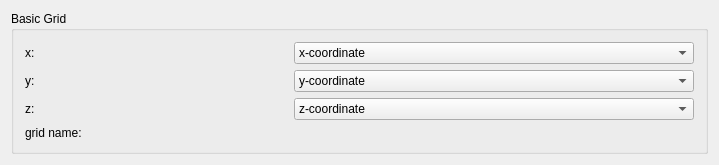
<ui version="4.0" >
 <comment>Python:from ChangeIndicatedLE import ChangeIndicatedLE</comment>
 <class>Basic3DGridBase</class>
 <widget class="QWidget" name="Basic3DGridBase" >
  <property name="geometry" >
   <rect>
    <x>0</x>
    <y>0</y>
    <width>710</width>
    <height>165</height>
   </rect>
  </property>
  <property name="sizePolicy" >
   <sizepolicy vsizetype="Fixed" hsizetype="Fixed" >
    <horstretch>0</horstretch>
    <verstretch>0</verstretch>
   </sizepolicy>
  </property>
  <property name="windowTitle" >
   <string>Basic3DGrid</string>
  </property>
  <layout class="QGridLayout" name="gridLayout" >
   <item row="0" column="0" >
    <widget class="QGroupBox" name="groupBox" >
     <property name="sizePolicy" >
      <sizepolicy vsizetype="Fixed" hsizetype="Fixed" >
       <horstretch>0</horstretch>
       <verstretch>0</verstretch>
      </sizepolicy>
     </property>
     <property name="title" >
      <string>Basic Grid</string>
     </property>
     <layout class="QVBoxLayout" name="verticalLayout" >
      <item>
       <layout class="QHBoxLayout" name="horizontalLayout" >
        <item>
         <widget class="QLabel" name="gridXTextLabel" >
          <property name="minimumSize" >
           <size>
            <width>263</width>
            <height>0</height>
           </size>
          </property>
          <property name="text" >
           <string>x:</string>
          </property>
          <property name="wordWrap" >
           <bool>false</bool>
          </property>
         </widget>
        </item>
        <item>
         <widget class="QComboBox" name="gridXComboBox" >
          <property name="sizePolicy" >
           <sizepolicy vsizetype="Fixed" hsizetype="MinimumExpanding" >
            <horstretch>0</horstretch>
            <verstretch>0</verstretch>
           </sizepolicy>
          </property>
          <property name="minimumSize" >
           <size>
            <width>400</width>
            <height>0</height>
           </size>
          </property>
          <item>
           <property name="text" >
            <string>x-coordinate</string>
           </property>
          </item>
         </widget>
        </item>
       </layout>
      </item>
      <item>
       <layout class="QHBoxLayout" name="horizontalLayout_2" >
        <item>
         <widget class="QLabel" name="gridYTextLabel" >
          <property name="minimumSize" >
           <size>
            <width>263</width>
            <height>0</height>
           </size>
          </property>
          <property name="text" >
           <string>y:</string>
          </property>
          <property name="wordWrap" >
           <bool>false</bool>
          </property>
         </widget>
        </item>
        <item>
         <widget class="QComboBox" name="gridYComboBox" >
          <property name="sizePolicy" >
           <sizepolicy vsizetype="Fixed" hsizetype="MinimumExpanding" >
            <horstretch>0</horstretch>
            <verstretch>0</verstretch>
           </sizepolicy>
          </property>
          <item>
           <property name="text" >
            <string>y-coordinate</string>
           </property>
          </item>
         </widget>
        </item>
       </layout>
      </item>
      <item>
       <layout class="QHBoxLayout" name="horizontalLayout_3" >
        <item>
         <widget class="QLabel" name="gridYTextLabel_3" >
          <property name="minimumSize" >
           <size>
            <width>263</width>
            <height>0</height>
           </size>
          </property>
          <property name="text" >
           <string>z:</string>
          </property>
          <property name="wordWrap" >
           <bool>false</bool>
          </property>
         </widget>
        </item>
        <item>
         <widget class="QComboBox" name="gridZComboBox" >
          <property name="sizePolicy" >
           <sizepolicy vsizetype="Fixed" hsizetype="MinimumExpanding" >
            <horstretch>0</horstretch>
            <verstretch>0</verstretch>
           </sizepolicy>
          </property>
          <item>
           <property name="text" >
            <string>z-coordinate</string>
           </property>
          </item>
         </widget>
        </item>
       </layout>
      </item>
      <item>
       <layout class="QHBoxLayout" name="horizontalLayout_4" >
        <item>
         <widget class="QLabel" name="gridNameLabel" >
          <property name="minimumSize" >
           <size>
            <width>263</width>
            <height>0</height>
           </size>
          </property>
          <property name="text" >
           <string>grid name:</string>
          </property>
          <property name="wordWrap" >
           <bool>false</bool>
          </property>
         </widget>
        </item>
        <item>
         <widget class="ChangeIndicatedLE" native="1" name="gridNameLineEdit" >
          <property name="minimumSize" >
           <size>
            <width>400</width>
            <height>0</height>
           </size>
          </property>
         </widget>
        </item>
       </layout>
      </item>
     </layout>
    </widget>
   </item>
  </layout>
 </widget>
 <layoutdefault spacing="6" margin="11" />
 <customwidgets>
  <customwidget>
   <class>ChangeIndicatedLE</class>
   <extends>QWidget</extends>
   <header location="global" >ChangeIndicatedLE</header>
  </customwidget>
 </customwidgets>
 <includes>
  <include location="local" >changeindicatedle.h</include>
 </includes>
 <resources/>
 <connections/>
</ui>
